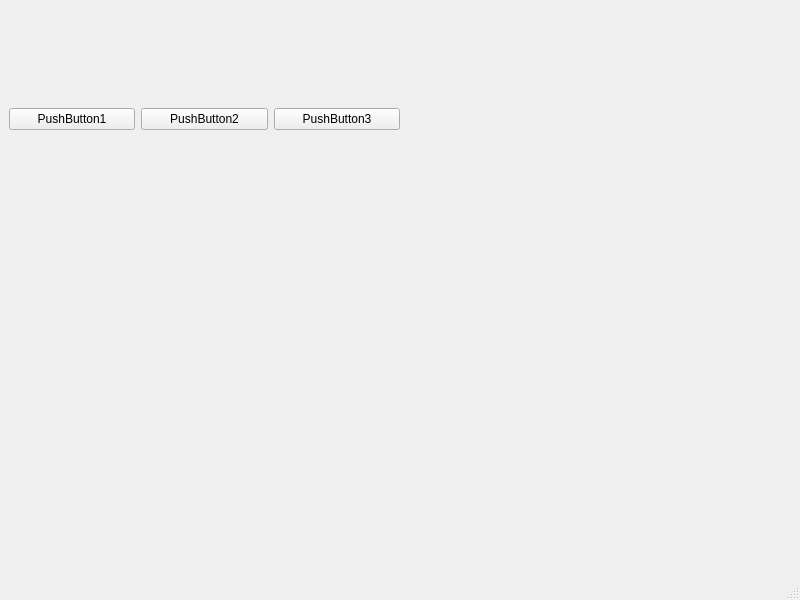
<?xml version="1.0" encoding="UTF-8"?>
<ui version="4.0">
 <class>MainWindow</class>
 <widget class="QMainWindow" name="MainWindow">
  <property name="geometry">
   <rect>
    <x>0</x>
    <y>0</y>
    <width>800</width>
    <height>600</height>
   </rect>
  </property>
  <property name="windowTitle">
   <string>MainWindow</string>
  </property>
  <widget class="QWidget" name="centralwidget">
   <widget class="QWidget" name="horizontalLayoutWidget">
    <property name="geometry">
     <rect>
      <x>9</x>
      <y>59</y>
      <width>391</width>
      <height>121</height>
     </rect>
    </property>
    <layout class="QHBoxLayout" name="horizontalLayout">
     <item>
      <widget class="QPushButton" name="pushButton">
       <property name="text">
        <string>PushButton1</string>
       </property>
      </widget>
     </item>
     <item>
      <widget class="QPushButton" name="pushButton_2">
       <property name="text">
        <string>PushButton2</string>
       </property>
      </widget>
     </item>
     <item>
      <widget class="QPushButton" name="pushButton_3">
       <property name="text">
        <string>PushButton3</string>
       </property>
      </widget>
     </item>
    </layout>
   </widget>
  </widget>
  <widget class="QMenuBar" name="menubar">
   <property name="geometry">
    <rect>
     <x>0</x>
     <y>0</y>
     <width>800</width>
     <height>23</height>
    </rect>
   </property>
  </widget>
  <widget class="QStatusBar" name="statusbar"/>
 </widget>
 <resources/>
 <connections/>
</ui>
